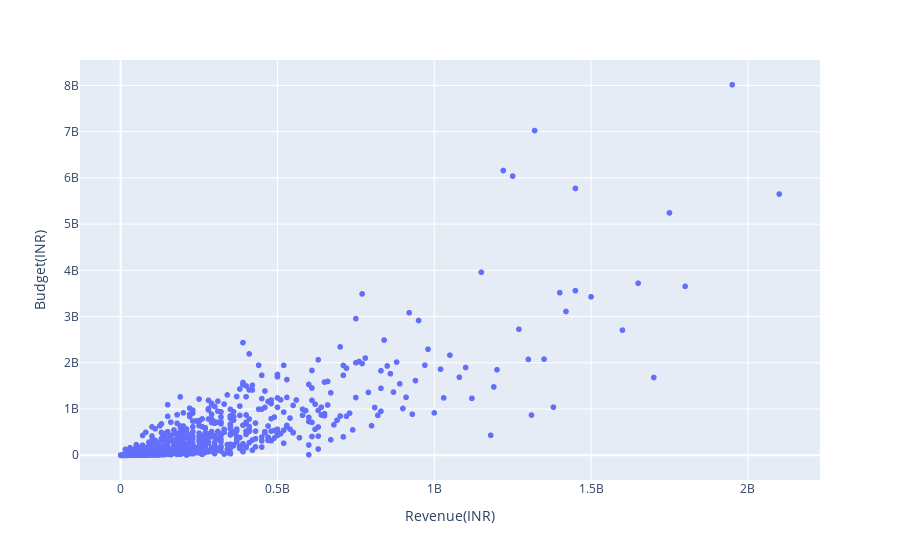

Notebook code for this chart:
### Markdown cell above
- ✨📊 Let's see the scatter plot between two columns 🔍🎥

### Code cell
fig = px.scatter(data_frame=df, x = 'Revenue(INR)', y = 'Budget(INR)')
fig.show()

### Figure 1 — Plotly figure (JSON) as saved in the notebook; plotly's stock layout.template omitted (floating-point values rounded to 4 significant figures; data arrays with more than 128 entries replaced by an {"elided": "..."} marker saying what was removed)
{"data": [{"hovertemplate": "Revenue(INR)=%{x}<br>Budget(INR)=%{y}<extra></extra>", "legendgroup": "", "marker": {"color": "#636efa", "symbol": "circle"}, "mode": "markers", "name": "", "showlegend": false, "type": "scattergl", "x": {"elided": "1696 int values"}, "xaxis": "x", "y": {"elided": "1696 int values"}, "yaxis": "y"}], "layout": {"legend": {"tracegroupgap": 0}, "margin": {"t": 60}, "xaxis": {"anchor": "y", "domain": [0, 1], "title": {"text": "Revenue(INR)"}}, "yaxis": {"anchor": "x", "domain": [0, 1], "title": {"text": "Budget(INR)"}}}}
